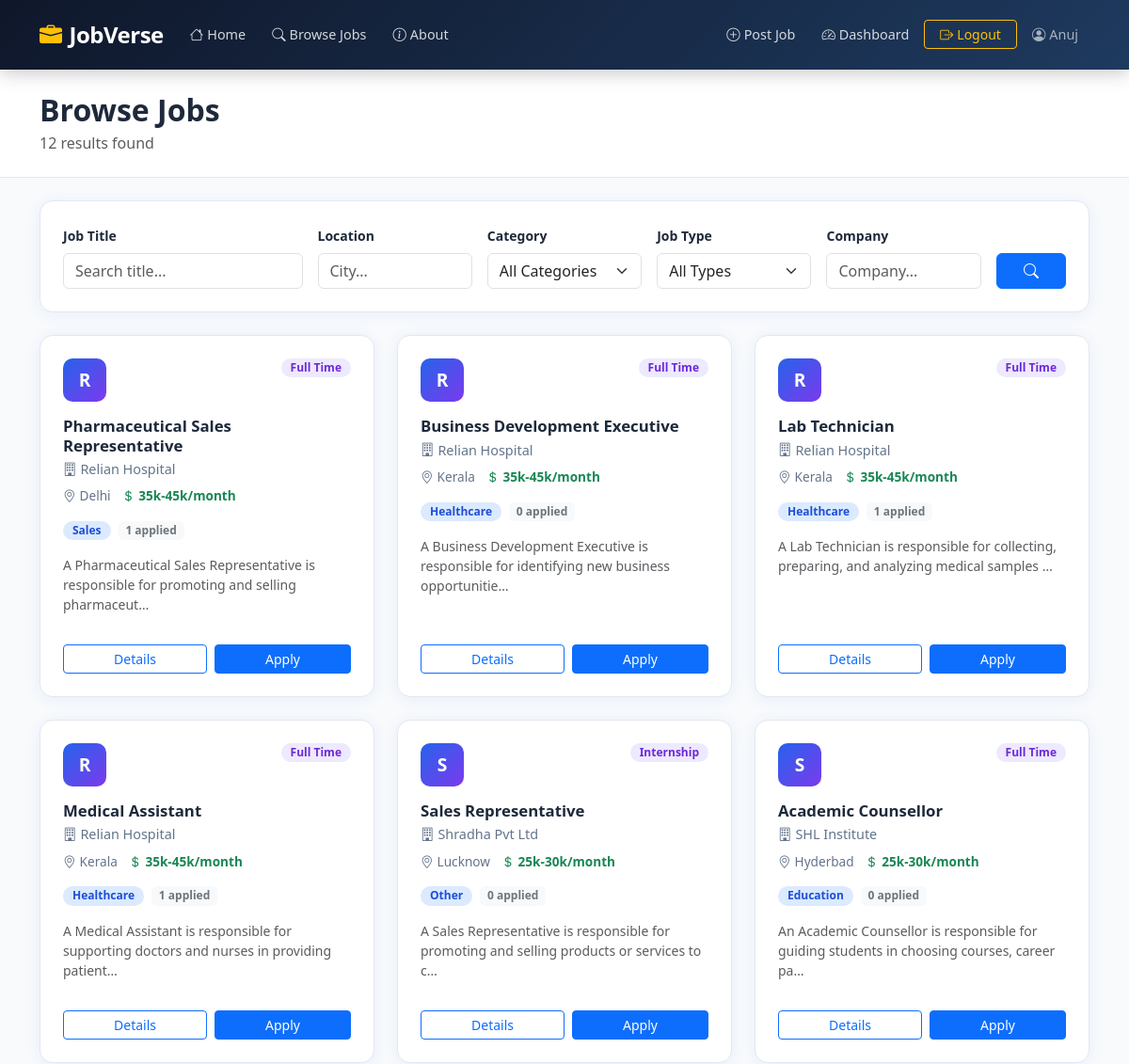
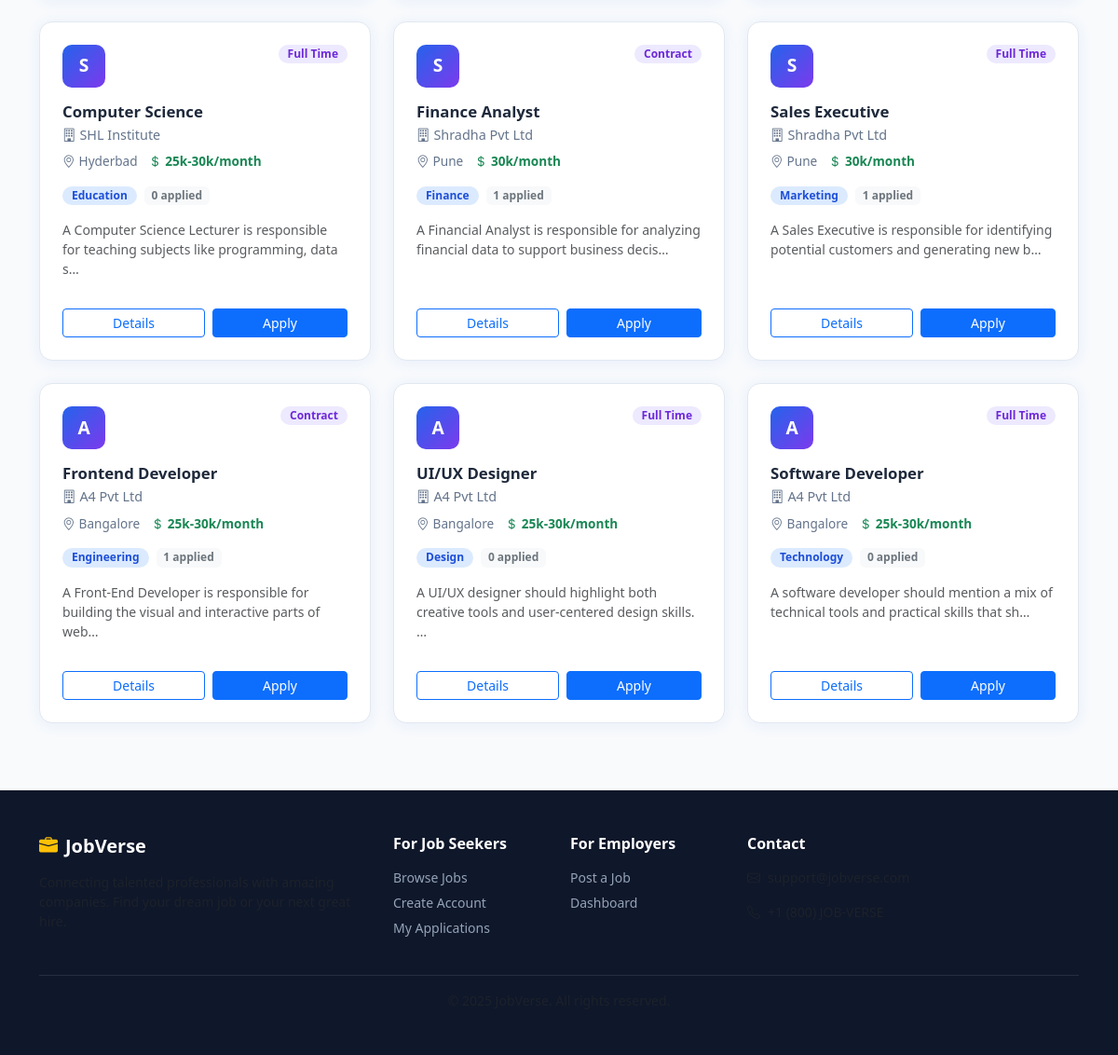
The page /jobs/ (signed in) on the database its author committed (2 pictures, top to bottom).
### jobs/models.py (models this page shows, shortened)
class Job(models.Model):
    CATEGORY_CHOICES = [
        ('technology', 'Technology'),
        ('finance', 'Finance'),
        ('marketing', 'Marketing'),
        ('design', 'Design'),
        ('sales', 'Sales'),
        ('healthcare', 'Healthcare'),
        ('education', 'Education'),
        ('engineering', 'Engineering'),
        ('other', 'Other'),
    ]
    JOB_TYPE_CHOICES = [
        ('full_time', 'Full Time'),
        ('part_time', 'Part Time'),
        ('contract', 'Contract'),
        ('internship', 'Internship'),
        ('remote', 'Remote'),
    ]
    title = models.CharField(max_length=200)
    company = models.CharField(max_length=200)
    location = models.CharField(max_length=200)
    salary = models.CharField(max_length=100)
    description = models.TextField()
    category = models.CharField(max_length=50, choices=CATEGORY_CHOICES, default='other')
    job_type = models.CharField(max_length=20, choices=JOB_TYPE_CHOICES, default='full_time')
    employer = models.ForeignKey(User, on_delete=models.CASCADE, related_name='jobs_posted')
    created_at = models.DateTimeField(auto_now_add=True)
    is_active = models.BooleanField(default=True)
    def application_count(self):
        return self.applications.count()

### jobs/views.py (the view)
# urls.py: path('jobs/', views.search_jobs, name='search_jobs'),
def search_jobs(request):
    jobs = Job.objects.filter(is_active=True).order_by('-created_at')
    title = request.GET.get('title', '')
    location = request.GET.get('location', '')
    category = request.GET.get('category', '')
    company = request.GET.get('company', '')
    job_type = request.GET.get('job_type', '')
    if title:
        jobs = jobs.filter(title__icontains=title)
    if location:
        jobs = jobs.filter(location__icontains=location)
    if category:
        jobs = jobs.filter(category=category)
    if company:
        jobs = jobs.filter(company__icontains=company)
    if job_type:
        jobs = jobs.filter(job_type=job_type)
    categories = Job.CATEGORY_CHOICES
    job_types = Job.JOB_TYPE_CHOICES
    return render(request, 'jobs.html', {
        'jobs': jobs,
        'categories': categories,
        'job_types': job_types,
        'title': title,
        'location': location,
        'category': category,
        'company': company,
        'job_type': job_type,
    })

### templates/jobs.html (shortened to what this page needs)
{% extends "base.html" %}
{% block content %}
<div class="page-header py-4">
  <div class="container">
    <h2 class="fw-bold mb-1">Browse Jobs</h2>
    <p class="text-muted mb-0">{{ jobs|length }} result{{ jobs|length|pluralize }} found</p>
  </div>
</div>
<div class="container py-4">
  <div class="filter-card mb-4">
    <form method="GET" action="{% url 'search_jobs' %}">
      <div class="row g-3 align-items-end">
        <div class="col-md-3">
          <label class="form-label small fw-semibold">Job Title</label>
          <input type="text" name="title" value="{{ title }}" class="form-control" placeholder="Search title...">
        </div>
        <div class="col-md-2">
          <label class="form-label small fw-semibold">Location</label>
          <input type="text" name="location" value="{{ location }}" class="form-control" placeholder="City...">
        </div>
        <div class="col-md-2">
          <label class="form-label small fw-semibold">Category</label>
          <select name="category" class="form-select">
            <option value="">All Categories</option>
          </select>
        </div>
        <div class="col-md-2">
          <label class="form-label small fw-semibold">Job Type</label>
          <select name="job_type" class="form-select">
            <option value="">All Types</option>
          </select>
        </div>
        <div class="col-md-2">
          <label class="form-label small fw-semibold">Company</label>
          <input type="text" name="company" value="{{ company }}" class="form-control" placeholder="Company...">
        </div>
        <div class="col-md-1">
          <button type="submit" class="btn btn-primary w-100"><i class="bi bi-search"></i></button>
        </div>
      </div>
    </form>
  </div>
  {% if jobs %}
  <div class="row g-4">
    {% for job in jobs %}
    <div class="col-md-6 col-lg-4">
      <div class="job-card h-100">
        <div class="d-flex justify-content-between align-items-start mb-3">
          <div class="company-avatar">{{ job.company|first|upper }}</div>
          <span class="badge job-type-badge">{{ job.get_job_type_display }}</span>
        </div>
        <h5 class="job-title fw-bold mb-1">{{ job.title }}</h5>
        <p class="company-name mb-2"><i class="bi bi-building me-1"></i>{{ job.company }}</p>
        <div class="job-meta mb-3">
          <span class="meta-item"><i class="bi bi-geo-alt me-1"></i>{{ job.location }}</span>
          <span class="meta-item text-success fw-semibold"><i class="bi bi-currency-dollar me-1"></i>{{ job.salary }}</span>
        </div>
        <div class="d-flex gap-2 flex-wrap mb-3">
          <span class="badge cat-badge">{{ job.get_category_display }}</span>
          <span class="badge bg-light text-secondary">{{ job.application_count }} applied</span>
        </div>
        <p class="text-muted small">{{ job.description|truncatechars:90 }}</p>
        <div class="d-flex gap-2 mt-auto pt-3">
          <a href="{% url 'job_detail' job.id %}" class="btn btn-outline-primary btn-sm flex-fill">Details</a>
          {% if user.is_authenticated %}
            <a href="{% url 'apply_job' job.id %}" class="btn btn-primary btn-sm flex-fill">Apply</a>
          {% else %}
            <a href="{% url 'login' %}" class="btn btn-primary btn-sm flex-fill">Apply</a>
          {% endif %}
        </div>
      </div>
    </div>
    {% endfor %}
  </div>
  {% endif %}
</div>
{% endblock %}

### templates/base.html (shortened to what this page needs)
<!DOCTYPE html>
<html lang="en">
{% load static %}
<head>
    <link href="https://cdn.jsdelivr.net/npm/bootstrap@5.3.2/dist/css/bootstrap.min.css" rel="stylesheet">
    <link rel="stylesheet" href="https://cdn.jsdelivr.net/npm/bootstrap-icons@1.11.3/font/bootstrap-icons.min.css">
    <link rel="stylesheet" href="{% static 'css/style.css' %}">
</head>
<body>
<nav class="navbar navbar-expand-lg navbar-dark sticky-top" id="mainNav">
  <div class="container">
    <a class="navbar-brand fw-bold fs-4" href="{% url 'home' %}">
      <i class="bi bi-briefcase-fill me-2 text-warning"></i>JobVerse
    </a>
    <div class="collapse navbar-collapse" id="navMenu">
      <ul class="navbar-nav me-auto gap-1">
        <li class="nav-item"><a class="nav-link" href="{% url 'home' %}"><i class="bi bi-house me-1"></i>Home</a></li>
        <li class="nav-item"><a class="nav-link" href="{% url 'search_jobs' %}"><i class="bi bi-search me-1"></i>Browse Jobs</a></li>
        <li class="nav-item"><a class="nav-link" href="{% url 'about' %}"><i class="bi bi-info-circle me-1"></i>About</a></li>
      </ul>
      <ul class="navbar-nav gap-1 align-items-center">
        {% if user.is_authenticated %}
          {% if user.profile.role == 'employer' or user.is_staff %}
            <li class="nav-item"><a class="nav-link" href="{% url 'post_job' %}"><i class="bi bi-plus-circle me-1"></i>Post Job</a></li>
            <li class="nav-item"><a class="nav-link" href="{% url 'employer_dashboard' %}"><i class="bi bi-speedometer2 me-1"></i>Dashboard</a></li>
          {% else %}
            <li class="nav-item"><a class="nav-link" href="{% url 'seeker_dashboard' %}"><i class="bi bi-person-lines-fill me-1"></i>My Applications</a></li>
          {% endif %}
          <li class="nav-item">
            <a class="btn btn-outline-warning btn-sm px-3" href="{% url 'logout' %}">
              <i class="bi bi-box-arrow-right me-1"></i>Logout
            </a>
          </li>
          <li class="nav-item">
            <span class="nav-link text-light opacity-75 small"><i class="bi bi-person-circle me-1"></i>{{ user.username }}</span>
          </li>
        {% else %}
          <li class="nav-item"><a class="nav-link" href="{% url 'login' %}">Login</a></li>
          <li class="nav-item"><a class="btn btn-warning btn-sm px-3 fw-semibold" href="{% url 'register' %}">Register</a></li>
        {% endif %}
      </ul>
    </div>
  </div>
</nav>
{% block content %}{% endblock %}
<footer class="site-footer mt-5 py-5">
  <div class="container">
    <div class="row g-4">
      <div class="col-md-4">
        <h5 class="fw-bold mb-3"><i class="bi bi-briefcase-fill text-warning me-2"></i>JobVerse</h5>
        <p class="text-muted small">Connecting talented professionals with amazing companies. Find your dream job or your next great hire.</p>
      </div>
      <div class="col-md-2">
        <h6 class="fw-semibold mb-3">For Job Seekers</h6>
        <ul class="list-unstyled small text-muted">
          <li><a href="{% url 'search_jobs' %}" class="footer-link">Browse Jobs</a></li>
          <li><a href="{% url 'register' %}" class="footer-link">Create Account</a></li>
          <li><a href="{% url 'seeker_dashboard' %}" class="footer-link">My Applications</a></li>
        </ul>
      </div>
      <div class="col-md-2">
        <h6 class="fw-semibold mb-3">For Employers</h6>
        <ul class="list-unstyled small text-muted">
          <li><a href="{% url 'post_job' %}" class="footer-link">Post a Job</a></li>
          <li><a href="{% url 'employer_dashboard' %}" class="footer-link">Dashboard</a></li>
        </ul>
      </div>
      <div class="col-md-4">
        <h6 class="fw-semibold mb-3">Contact</h6>
        <p class="text-muted small"><i class="bi bi-envelope me-2"></i>support@jobverse.com</p>
        <p class="text-muted small"><i class="bi bi-telephone me-2"></i>+1 (800) JOB-VERSE</p>
      </div>
    </div>
    <hr class="border-secondary mt-4">
    <p class="text-center text-muted small mb-0">&copy; 2025 JobVerse. All rights reserved.</p>
  </div>
</footer>
</body>
</html>

### static/css/style.css (style rules this page uses)
:root { --primary: #2563eb; --primary-dark: #1d4ed8; --warning: #f59e0b; --success: #10b981; --danger: #ef4444; --text-dark: #1e293b; --text-muted: #64748b; --bg-light: #f8fafc; --card-shadow: 0 2px 16px rgba(37,99,235,0.08); --card-hover-shadow: 0 8px 32px rgba(37,99,235,0.16); --radius: 14px; --radius-sm: 8px; }
*, *::before, *::after { box-sizing: border-box; }
body { font-family: 'Segoe UI', system-ui, -apple-system, sans-serif; background: var(--bg-light); color: var(--text-dark); min-height: 100vh; }
#mainNav { background: linear-gradient(135deg, #0f172a 0%, #1e3a5f 100%); box-shadow: 0 2px 20px rgba(0,0,0,0.25); padding: 14px 0; }
#mainNav .navbar-brand { letter-spacing: -0.5px; }
#mainNav .nav-link { color: rgba(255,255,255,0.82) !important; font-size: 0.9rem; border-radius: 6px; padding: 6px 12px !important; transition: all 0.2s; }
.job-card { background: #fff; border-radius: var(--radius); padding: 24px; box-shadow: var(--card-shadow); border: 1px solid #e2e8f0; transition: transform 0.25s, box-shadow 0.25s; display: flex; flex-direction: column; }
.company-avatar { width: 46px; height: 46px; border-radius: 10px; background: linear-gradient(135deg, var(--primary), #7c3aed); color: #fff; font-weight: 700; font-size: 1.2rem; display: flex; align-items: center; justify-content: center; flex-shrink: 0; }
.job-title { color: var(--text-dark); font-size: 1.05rem; }
.company-name { color: var(--text-muted); font-size: 0.9rem; }
.job-meta { display: flex; flex-wrap: wrap; gap: 12px; }
.meta-item { font-size: 0.85rem; color: var(--text-muted); }
.job-type-badge { background: #ede9fe; color: #6d28d9; font-size: 0.75rem; font-weight: 600; padding: 4px 10px; border-radius: 20px; }
.cat-badge { background: #dbeafe; color: #1d4ed8; font-size: 0.75rem; font-weight: 600; padding: 4px 10px; border-radius: 20px; }
.filter-card { background: #fff; border-radius: var(--radius); padding: 24px; box-shadow: var(--card-shadow); border: 1px solid #e2e8f0; }
.page-header { background: #fff; border-bottom: 1px solid #e2e8f0; margin-bottom: 0; }
.site-footer { background: #0f172a; color: #fff; }
.footer-link { color: #94a3b8; text-decoration: none; display: block; margin-bottom: 6px; transition: color 0.2s; }

### rows shown on the page
Job: company|first "R", job_type "Full Time", title "Pharmaceutical Sales Representative", company "Relian Hospital", location "Delhi", salary "35k-45k/month", category "Sales", application_count "1", description "A Pharmaceutical Sales Representative is responsible for promoting and selling pharmaceut…"
Job: company|first "R", job_type "Full Time", title "Business Development Executive", company "Relian Hospital", location "Kerala", salary "35k-45k/month", category "Healthcare", application_count "0", description "A Business Development Executive is responsible for identifying new business opportunitie…"
Job: company|first "R", job_type "Full Time", title "Lab Technician", company "Relian Hospital", location "Kerala", salary "35k-45k/month", category "Healthcare", application_count "1", description "A Lab Technician is responsible for collecting, preparing, and analyzing medical samples …"
Job: company|first "R", job_type "Full Time", title "Medical Assistant", company "Relian Hospital", location "Kerala", salary "35k-45k/month", category "Healthcare", application_count "1", description "A Medical Assistant is responsible for supporting doctors and nurses in providing patient…"
Job: company|first "S", job_type "Internship", title "Sales Representative", company "Shradha Pvt Ltd", location "Lucknow", salary "25k-30k/month", category "Other", application_count "0", description "A Sales Representative is responsible for promoting and selling products or services to c…"
Job: company|first "S", job_type "Full Time", title "Academic Counsellor", company "SHL Institute", location "Hyderbad", salary "25k-30k/month", category "Education", application_count "0", description "An Academic Counsellor is responsible for guiding students in choosing courses, career pa…"
Job: company|first "S", job_type "Full Time", title "Computer Science", company "SHL Institute", location "Hyderbad", salary "25k-30k/month", category "Education", application_count "0", description "A Computer Science Lecturer is responsible for teaching subjects like programming, data s…"
Job: company|first "S", job_type "Contract", title "Finance Analyst", company "Shradha Pvt Ltd", location "Pune", salary "30k/month", category "Finance", application_count "1", description "A Financial Analyst is responsible for analyzing financial data to support business decis…"
Job: company|first "S", job_type "Full Time", title "Sales Executive", company "Shradha Pvt Ltd", location "Pune", salary "30k/month", category "Marketing", application_count "1", description "A Sales Executive is responsible for identifying potential customers and generating new b…"
Job: company|first "A", job_type "Contract", title "Frontend Developer", company "A4 Pvt Ltd", location "Bangalore", salary "25k-30k/month", category "Engineering", application_count "1", description "A Front-End Developer is responsible for building the visual and interactive parts of web…"
Job: company|first "A", job_type "Full Time", title "UI/UX Designer", company "A4 Pvt Ltd", location "Bangalore", salary "25k-30k/month", category "Design", application_count "0", description "A UI/UX designer should highlight both creative tools and user-centered design skills. …"
Job: company|first "A", job_type "Full Time", title "Software Developer", company "A4 Pvt Ltd", location "Bangalore", salary "25k-30k/month", category "Technology", application_count "0", description "A software developer should mention a mix of technical tools and practical skills that sh…"

### other values the page prints
{{ user.username }} "Anuj"
{{ jobs|length }} "12"
